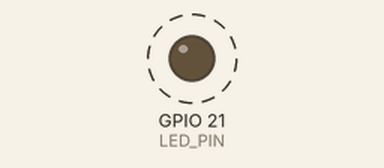
Simulated run of this sketch. Board: ESP32-S3. Parts: output pins drawn as LEDs (lit = HIGH). Dashed ring = blinking. WiFi joins after 1.5 s; servers stay silent unless stated; uploads are accepted with an empty reply; the camera gives no picture; what the sketch prints to the serial monitor is not drawn.

Above: at 3.8 s.
Timing chart, 0 to 6.0 s (numbered marks = the images above):
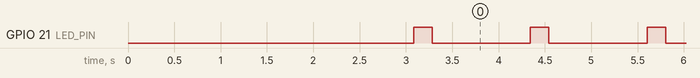

Measured:
- by itself, GPIO 21 (LED_PIN): alternates HIGH for 0.20 s and LOW for 1.1 s

The sketch:

esp-yolo.ino
```cpp
/*
 * ESP32-S3 Camera - YOLO Object Detection
 *
 * Captures images and sends them to YOLO detection API
 * Receives detected objects with bounding boxes in response
 *
 * Required Libraries:
 * - ESP32 Camera (built-in)
 * - WiFi (built-in)
 * - HTTPClient (built-in)
 * - ArduinoJson (install from Library Manager)
 */

#include "esp_camera.h"
#include "WiFi.h"
#include "HTTPClient.h"
#include "ArduinoJson.h"

// WiFi credentials
const char* ssid = "hridoy";
const char* password = "arafat4542";

// YOLO API Server endpoint
const char* serverHost = "192.168.0.113";
const int serverPort = 8000;

// Camera pins for ESP32-S3
#define PWDN_GPIO_NUM     -1
#define RESET_GPIO_NUM    -1
#define XCLK_GPIO_NUM     15
#define SIOD_GPIO_NUM     4
#define SIOC_GPIO_NUM     5
#define Y9_GPIO_NUM       16
#define Y8_GPIO_NUM       17
#define Y7_GPIO_NUM       18
#define Y6_GPIO_NUM       12
#define Y5_GPIO_NUM       10
#define Y4_GPIO_NUM       8
#define Y3_GPIO_NUM       9
#define Y2_GPIO_NUM       11
#define VSYNC_GPIO_NUM    6
#define HREF_GPIO_NUM     7
#define PCLK_GPIO_NUM     13

// LED pin
#define LED_PIN 21

void setup() {
    Serial.begin(115200);
    delay(1000);

    Serial.println("\n\n╔════════════════════════════════════════╗");
    Serial.println("║  ESP32-S3 YOLO Object Detection       ║");
    Serial.println("╚════════════════════════════════════════╝\n");

    // Initialize LED
    pinMode(LED_PIN, OUTPUT);
    digitalWrite(LED_PIN, LOW);

    // Connect to WiFi
    connectWiFi();

    // Test server connection
    testServerConnection();

    // Initialize camera
    if (!initCamera()) {
        while(1) {
            digitalWrite(LED_PIN, !digitalRead(LED_PIN));
            delay(200);
        }
    }
}

void loop() {
    // Check WiFi connection
    if (WiFi.status() != WL_CONNECTED) {
        connectWiFi();
        delay(1000);
        return;
    }

    // Capture image
    camera_fb_t *fb = esp_camera_fb_get();
    if (!fb) {
        delay(1000);
        return;
    }

    // Send to YOLO detection API
    digitalWrite(LED_PIN, HIGH);
    bool success = sendToYoloAPI(fb->buf, fb->len);
    digitalWrite(LED_PIN, LOW);

    esp_camera_fb_return(fb);

    delay(1000); // Changed to 1 second
}

void connectWiFi() {
    WiFi.begin(ssid, password);

    int attempts = 0;
    while (WiFi.status() != WL_CONNECTED && attempts < 30) {
        delay(500);
        attempts++;
    }
}

void testServerConnection() {
    HTTPClient http;
    String healthUrl = String("http://") + serverHost + ":" + serverPort + "/health";
    http.begin(healthUrl);
    http.setTimeout(5000);

    int httpCode = http.GET();

    http.end();
}

bool initCamera() {
    camera_config_t config;
    config.ledc_channel = LEDC_CHANNEL_0;
    config.ledc_timer = LEDC_TIMER_0;
    config.pin_d0 = Y2_GPIO_NUM;
    config.pin_d1 = Y3_GPIO_NUM;
    config.pin_d2 = Y4_GPIO_NUM;
    config.pin_d3 = Y5_GPIO_NUM;
    config.pin_d4 = Y6_GPIO_NUM;
    config.pin_d5 = Y7_GPIO_NUM;
    config.pin_d6 = Y8_GPIO_NUM;
    config.pin_d7 = Y9_GPIO_NUM;
    config.pin_xclk = XCLK_GPIO_NUM;
    config.pin_pclk = PCLK_GPIO_NUM;
    config.pin_vsync = VSYNC_GPIO_NUM;
    config.pin_href = HREF_GPIO_NUM;
    config.pin_sscb_sda = SIOD_GPIO_NUM;
    config.pin_sscb_scl = SIOC_GPIO_NUM;
    config.pin_pwdn = PWDN_GPIO_NUM;
    config.pin_reset = RESET_GPIO_NUM;
    config.xclk_freq_hz = 20000000;
    config.pixel_format = PIXFORMAT_JPEG;
    config.grab_mode = CAMERA_GRAB_WHEN_EMPTY;

    if(psramFound()){
        config.frame_size = FRAMESIZE_SVGA; // 800x600 for better detection
        config.jpeg_quality = 10;
        config.fb_count = 1;
        config.fb_location = CAMERA_FB_IN_PSRAM;
    } else {
        config.frame_size = FRAMESIZE_VGA;
        config.jpeg_quality = 12;
        config.fb_count = 1;
    }

    esp_err_t err = esp_camera_init(&config);
    if (err != ESP_OK) {
        return false;
    }

    return true;
}

bool sendToYoloAPI(uint8_t *imageData, size_t imageSize) {
    if (WiFi.status() != WL_CONNECTED) {
        return false;
    }

    HTTPClient http;
    String url = String("http://") + serverHost + ":" + serverPort + "/yolo-detect";

    http.begin(url);
    http.addHeader("Content-Type", "image/jpeg");
    http.setTimeout(30000);

    int httpResponseCode = http.POST(imageData, imageSize);

    bool success = false;

    if (httpResponseCode > 0) {
        if (httpResponseCode == 200) {
            String response = http.getString();
            success = true;

            // Parse and display detection results
            parseYoloResults(response);
        }
    }

    http.end();
    return success;
}

void parseYoloResults(String jsonResponse) {
    StaticJsonDocument<1024> doc;
    DeserializationError error = deserializeJson(doc, jsonResponse);

    if (error) {
        return;
    }

    if (doc["status"] == "success") {
        JsonObject detection = doc["detection_results"];
        int totalObjects = detection["total_objects"];

        if (totalObjects > 0) {
            JsonArray objects = detection["objects_detected"];

            for (JsonVariant obj : objects) {
                String objectName = obj["object"];
                JsonObject bbox = obj["bounding_box"];

                Serial.printf("%s: x=%d, y=%d, w=%d, h=%d\n",
                             objectName.c_str(),
                             (int)bbox["x1"], (int)bbox["y1"],
                             (int)bbox["width"], (int)bbox["height"]);
            }
        } else {
            Serial.println("No object found");
        }
    } else {
        Serial.println("No object found");
    }
}
```
